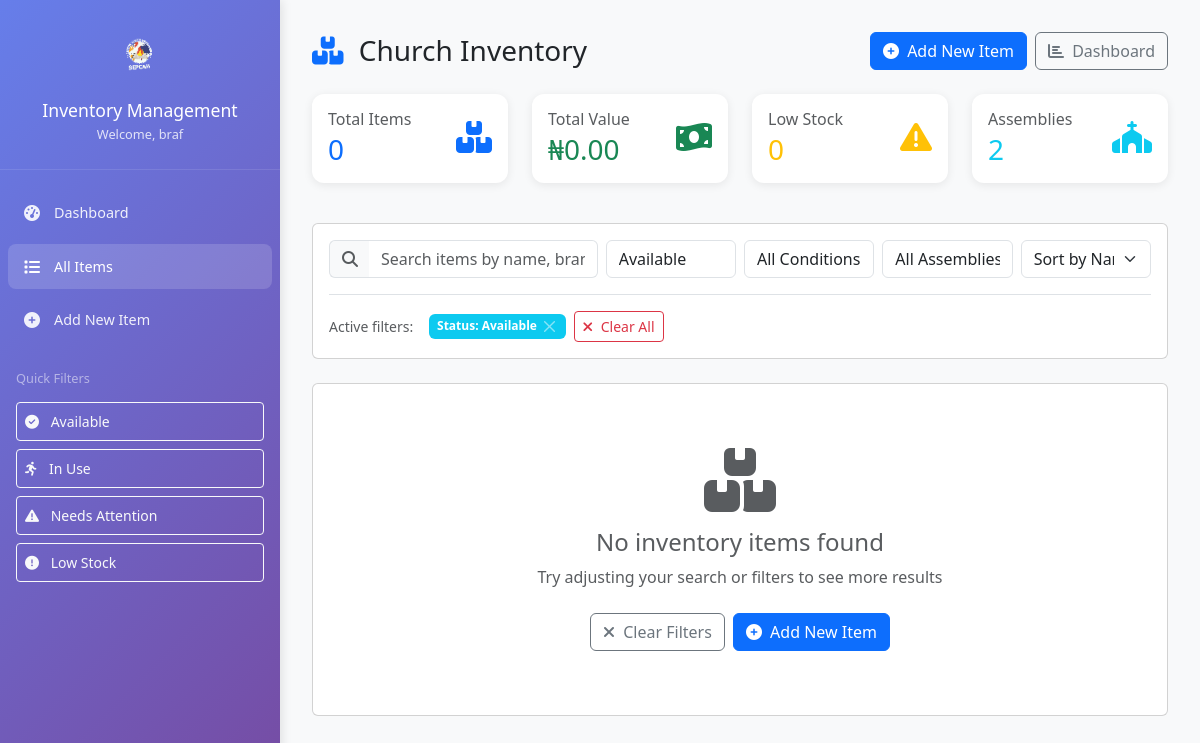
Page /inventory/?status=available (signed in) on the earlier database version.
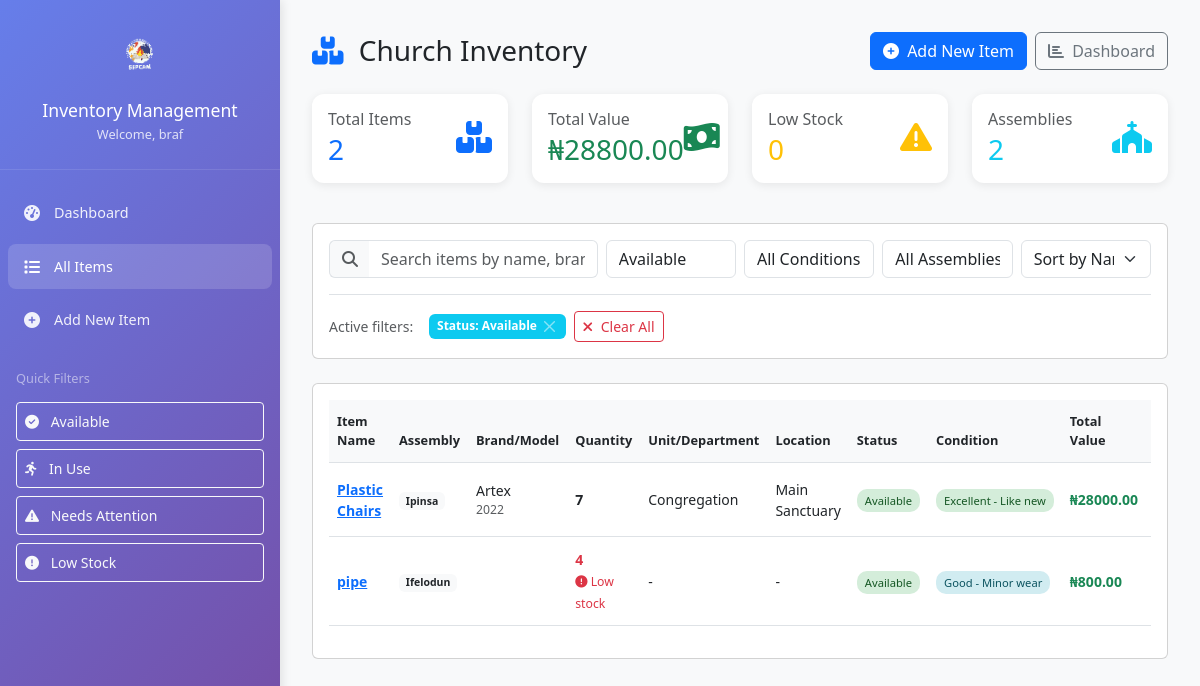
Same page on the later database version.
### core/models.py (models this page shows, shortened)
class Inventory(models.Model):
    CONDITION_CHOICES = [
        ("excellent", "Excellent - Like new"),
        ("good", "Good - Minor wear"),
        ("fair", "Fair - Needs attention"),
        ("poor", "Poor - Needs replacement"),
        ("broken", "Broken - Unusable"),
    ]
    STATUS_CHOICES = [
        ("available", "Available"),
        ("in_use", "Currently in Use"),
        ("reserved", "Reserved for Event"),
        ("maintenance", "Under Maintenance"),
        ("disposed", "Disposed"),
        ("lost", "Lost"),
    ]
    name = models.CharField(max_length=200)
    description = models.TextField()
    unit = models.CharField(max_length=50, blank=True)
    assembly = models.ForeignKey(
        Assembly, on_delete=models.CASCADE, related_name="inventories"
    )
    acquired_from = models.CharField(max_length=200)
    Brand = models.CharField(max_length=100, help_text="Use Manufacturer name if item has no brand or add Brand name")
    Model = models.CharField(max_length=100, blank=True)
    quantity = models.PositiveIntegerField(default=1, validators=[MinValueValidator(1)])
    price_per_unit = models.DecimalField(
        max_digits=10, decimal_places=2, validators=[MinValueValidator(0)]
    )
    total_price = models.DecimalField(
        max_digits=10,
        decimal_places=2,
        validators=[MinValueValidator(0)],
        blank=True,
        null=True,
    )
    status = models.CharField(
        max_length=20, choices=STATUS_CHOICES, default="available"
    )
    condition = models.CharField(
        max_length=20, choices=CONDITION_CHOICES, default="good"
    )
    location = models.CharField(
        max_length=200,
        help_text="Specific location (e.g., 'Main Sanctuary', 'Kitchen Cabinet', 'Youth Room')",
    )
    notes = models.TextField(
        blank=True,
        help_text="Special instructions, usage notes, or maintenance requirements",
    )
    comment = models.TextField(blank=True, null=True, help_text="Here you can add the notes on specifics that are not metioned. e.g. 5 are bad, 2 useable, 3 needs repair....")
    image = models.ImageField(
        upload_to="inventory_images/",
        blank=True,
        null=True,
        help_text="Photo of the item",
    )
    added_by = models.ForeignKey(
        Admin,
        on_delete=models.SET_NULL,
        null=True,
        blank=True,
        related_name="added_inventries",
    )
    acquired_date = models.DateField(default=timezone.now)
    created_at = models.DateTimeField(auto_now_add=True)
    updated_at = models.DateTimeField(auto_now=True)
    class Meta:
        verbose_name_plural = "Inventries"
        ordering = ["name"]

class Assembly(models.Model):
    name = models.CharField(max_length=200)
    description = models.TextField(blank=True)
    founded_date = models.DateField(null=True, blank=True)
    website = models.URLField(blank=True)
    email = models.EmailField(blank=True)
    phone = models.CharField(max_length=20, blank=True)
    street_address = models.CharField(max_length=200)
    city = models.CharField(max_length=100)
    state = models.CharField(max_length=100)
    country = models.CharField(max_length=100, default="Nigeria")
    zip_code = models.CharField(max_length=20, blank=True)
    latitude = models.DecimalField(
        max_digits=9, decimal_places=6, null=True, blank=True
    )
    longitude = models.DecimalField(
        max_digits=9, decimal_places=6, null=True, blank=True
    )
    facebook_url = models.URLField(blank=True)
    twitter_url = models.URLField(blank=True)
    instagram_url = models.URLField(blank=True)
    youtube_url = models.URLField(blank=True)
    is_active = models.BooleanField(default=True)
    created_at = models.DateTimeField(auto_now_add=True)
    updated_at = models.DateTimeField(auto_now=True)
    class Meta:
        verbose_name_plural = "Assemblies"
        ordering = ["name"]

### core/inventoryviews.py (the view, shortened to what this page needs)
# urls.py: path("inventory/", inv_views.inventory_list, name="inventory_list"),
@login_required
def inventory_list(request):
    inventory_items = Inventory.objects.select_related("assembly", "added_by").all()
    search_query = request.GET.get("search", "")
    status_filter = request.GET.get("status", "")
    if status_filter:
        inventory_items = inventory_items.filter(status=status_filter)
    condition_filter = request.GET.get("condition", "")
    if condition_filter:
        inventory_items = inventory_items.filter(condition=condition_filter)
    assembly_filter = request.GET.get("assembly", "")
    if assembly_filter:
        inventory_items = inventory_items.filter(assembly_id=assembly_filter)
    order_by = request.GET.get("order_by", "name")
    if order_by in [
        "name",
        "quantity",
        "total_price",
        "-total_price",
        "created_at",
        "-created_at",
    ]:
        inventory_items = inventory_items.order_by(order_by)
    else:
        inventory_items = inventory_items.order_by("name")
    total_items = inventory_items.count()
    total_value = inventory_items.aggregate(total=Sum("total_price"))["total"] or 0
    low_stock_count = inventory_items.filter(quantity__lt=0).count()
    paginator = Paginator(inventory_items, 25)
    page_number = request.GET.get("page")
    page_obj = paginator.get_page(page_number)
    assemblies = Assembly.objects.all()
    context = {
        "page_obj": page_obj,
        "search_query": search_query,
        "status_filter": status_filter,
        "condition_filter": condition_filter,
        "assembly_filter": assembly_filter,
        "assemblies": assemblies,
        "status_choices": Inventory.STATUS_CHOICES,
        "condition_choices": Inventory.CONDITION_CHOICES,
        "order_by": order_by,
        "total_items": total_items,
        "total_value": total_value,
        "low_stock_count": low_stock_count,
    }
    return render(request, "inventory/inventory_list.html", context)

### core/models.py (called while the page is built)
    @property
    def is_superadmin(self):
        return self.level == "SUPERADMIN"

    @property
    def is_cell_admin(self):
        return self.level == "Cell"

    @property
    def is_moderator(self):
        return self.level == "MODERATOR"

    @property
    def is_inventory_admin(self):
        return self.level == "Inventory"

### core/templates/inventory/inventory_list.html (shortened to what the changed rows need)
{% extends 'inventory_base.html' %}
{% load static %}
{% load inventory_extras %}
{% block content %}
<div class="d-flex justify-content-between align-items-center mb-4">
    <h1 class="h3 mb-0">
        <i class="fas fa-boxes text-primary me-2"></i>
        Church Inventory
    </h1>
</div>
<div class="row mb-4">
    <div class="col-md-3 col-6">
        <div class="card stat-card border-primary">
            <div class="card-body">
                <div class="d-flex align-items-center">
                    <div class="flex-grow-1">
                        <h6 class="card-title text-muted mb-1">Total Items</h6>
                        <h3 class="text-primary mb-0">{{ total_items }}</h3>
                    </div>
                </div>
            </div>
        </div>
    </div>
    <div class="col-md-3 col-6">
        <div class="card stat-card border-success">
            <div class="card-body">
                <div class="d-flex align-items-center">
                    <div class="flex-grow-1">
                        <h6 class="card-title text-muted mb-1">Total Value</h6>
                        <h3 class="text-success mb-0">₦{{ total_value|floatformat:2 }}</h3>
                    </div>
                </div>
            </div>
        </div>
    </div>
</div>
<div class="card">
    <div class="card-body">
        {% if page_obj %}
        <div class="table-responsive">
            <table class="table table-hover inventory-table">
                <thead>
                    <tr>
                        <th>Item Name</th>
                        <th class="d-none d-md-table-cell">Assembly</th>
                        <th class="d-none d-sm-table-cell">Brand/Model</th>
                        <th>Quantity</th>
                        <th class="d-none d-lg-table-cell">Unit/Department</th>
                        <th class="d-none d-lg-table-cell">Location</th>
                        <th>Status</th>
                        <th class="d-none d-sm-table-cell">Condition</th>
                        <th class="d-none d-md-table-cell">Total Value</th>
                        <th>Actions</th>
                    </tr>
                </thead>
                <tbody>
                    {% for item in page_obj %}
                    <tr class="{% if item.quantity < 5 %}low-stock{% endif %}">
                        <td>
                            <div class="d-flex flex-column">
                                <strong class="text-primary"><a href="{% url 'inventory_detail' item.id %}">{{ item.name }} </a></strong>
                            </div>
                        </td>
                        <td class="d-none d-md-table-cell">
                            <span class="badge bg-light text-dark">{{ item.assembly.name }}</span>
                        </td>
                        <td class="d-none d-sm-table-cell">
                            {% if item.Brand %}<div>{{ item.Brand }}</div>{% endif %}
                            {% if item.Model %}<div class="text-muted small">{{ item.Model }}</div>{% endif %}
                        </td>
                        <td>
                            <span class="fw-bold {% if item.quantity < 5 %}text-danger{% endif %}">
                                {{ item.quantity }}
                            </span>
                            {% if item.quantity < 5 %} <br><small class="text-danger"><i
                                        class="fas fa-exclamation-circle"></i> Low stock</small>
                                {% endif %}
                        </td>
                        <td class="d-none d-lg-table-cell">{{ item.unit|default:"-" }}
                        </td>
                        <td class="d-none d-lg-table-cell">
                            {{ item.location|default:"-" }}
                        </td>
                        <td>
                            <span class="status-badge status-{{ item.status }}">
                                {{ item.get_status_display }}
                            </span>
                        </td>
                        <td class="d-none d-sm-table-cell">
                            <span class="status-badge condition-{{ item.condition }}">
                                {{ item.get_condition_display }}
                            </span>
                        </td>
                        <td class="d-none d-md-table-cell fw-bold text-success">
                            {% if item.total_price %}
                            ₦{{ item.total_price|floatformat:2 }}
                            {% else %}
                            -
                            {% endif %}
                        </td>
                        <td>
                        </td>
                    </tr>
                    {% endfor %}
                </tbody>
            </table>
        </div>
        {% else %}
        <div class="text-center py-5">
            <i class="fas fa-boxes fa-4x text-muted mb-3"></i>
            <h4 class="text-muted">No inventory items found</h4>
            <p class="text-muted mb-4">
                {% if search_query or status_filter or condition_filter or assembly_filter %}
                Try adjusting your search or filters to see more results
                {% else %}
                Get started by adding your first inventory item to the system
                {% endif %}
            </p>
            <div class="d-flex justify-content-center gap-2 flex-wrap">
                {% if search_query or status_filter or condition_filter or assembly_filter %}
                <button type="button" class="btn btn-outline-secondary" onclick="clearAllFilters()">
                    <i class="fas fa-times me-1"></i> Clear Filters
                </button>
                {% endif %}
                <a href="{% url 'inventory_create' %}" class="btn btn-primary">
                    <i class="fas fa-plus-circle me-1"></i> Add New Item
                </a>
            </div>
        </div>
        {% endif %}
    </div>
</div>
{% endblock %}

Differences in the rows shown:
added Inventory: name "Plastic Chairs", assembly.name "Ipinsa", Brand "Artex", Model "2022", quantity "7", unit "Congregation", location "Main Sanctuary", status "Available", condition "Excellent - Like new", total_price "28000.00"
added Inventory: name "pipe", assembly.name "Ifelodun", quantity "4", shows "Low stock", unit "-", location "-", status "Available", condition "Good - Minor wear", total_price "800.00"
Other differences:
{{ total_items }}: "0" → "2"
{{ total_value|floatformat:2 }}: "0.00" → "28800.00"
text no longer shown: "No inventory items found Try adjusting your search or filters to see more results Clear Filters Add New Item"
text now shown: "Item Name Assembly Brand/Model Quantity Unit/Department Location Status Condition Total Value"
